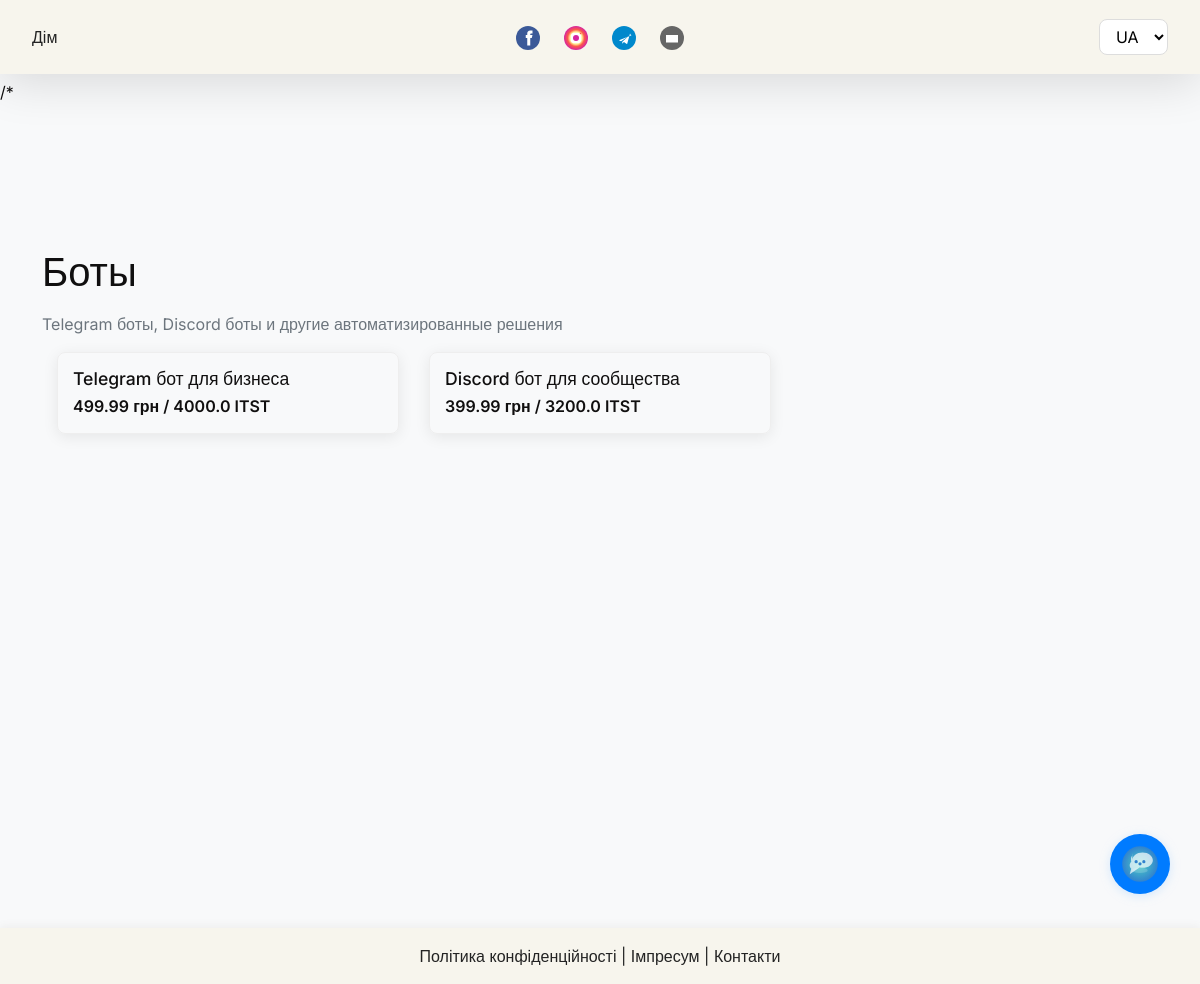
Page /shop/category/bots on the earlier database version.
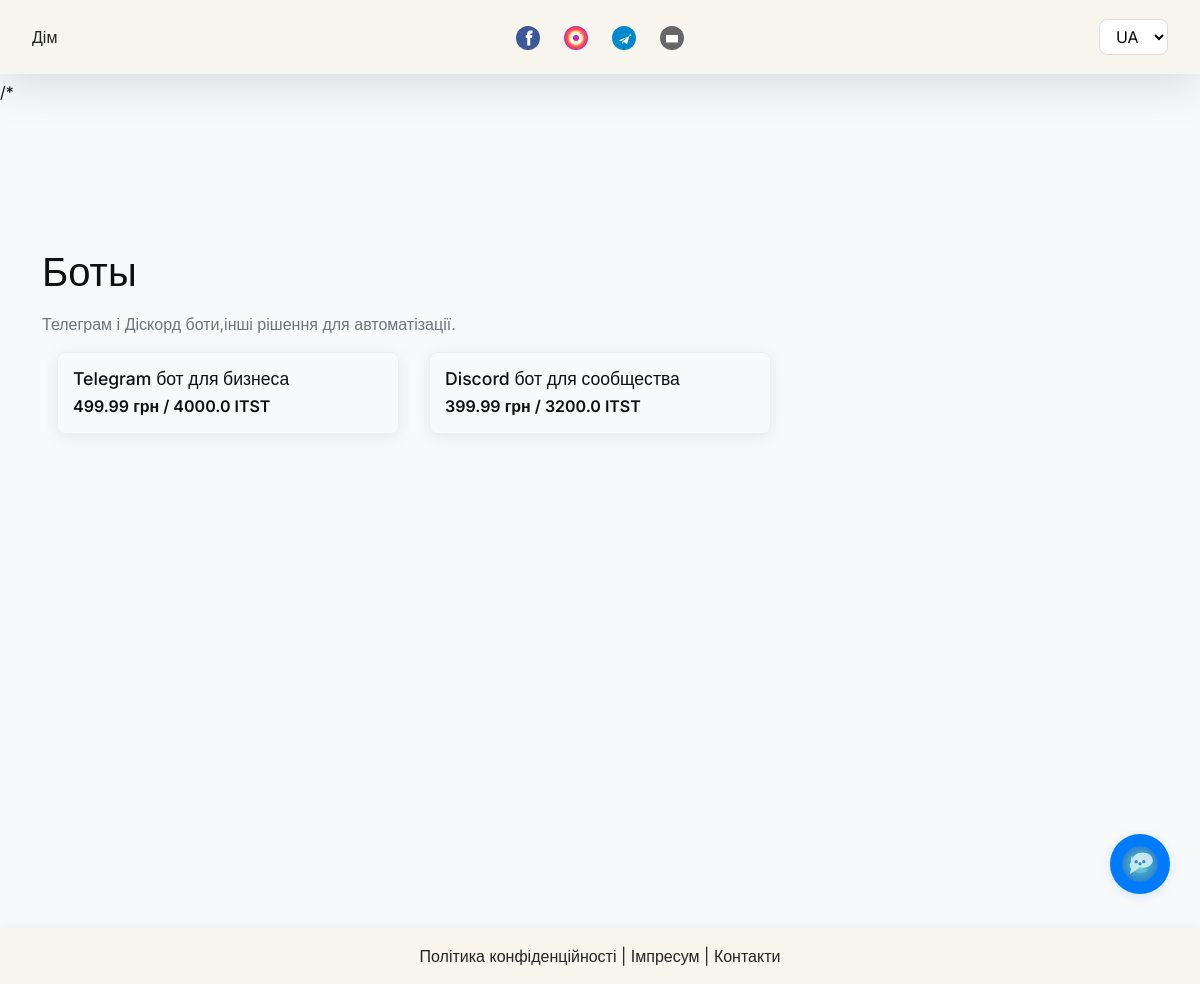
Same page on the later database version.
### app/models.py (models this page shows, shortened)
class Category(db.Model):
    id = db.Column(db.Integer, primary_key=True)
    name = db.Column(db.String(64))
    slug = db.Column(db.String(64), unique=True)
    description = db.Column(db.Text)
    image = db.Column(db.String(256))
    is_active = db.Column(db.Boolean, default=True)
    order = db.Column(db.Integer, default=1)
    name_ua = db.Column(db.String(64))
    name_en = db.Column(db.String(64))
    name_de = db.Column(db.String(64))
    name_ru = db.Column(db.String(64))
    description_ua = db.Column(db.Text)
    description_en = db.Column(db.Text)
    description_de = db.Column(db.Text)
    description_ru = db.Column(db.Text)
    products = db.relationship('Product', backref='category', lazy='dynamic')

### app/shop/routes.py (the view)
@shop.route('/shop/category/<slug>')
def category(slug):
    category = Category.query.filter_by(slug=slug, is_active=True).first_or_404()
    products = Product.query.filter_by(category_id=category.id, is_active=True).all()
    token = Token.query.first()
    return render_template('shop/category.html', category=category, products=products, token=token)

### app/main/routes.py (called while the page is built)
def get_category_name(category):
    lang = g.get('lang', session.get('lang', 'uk'))
    if lang == 'uk':
        return category.name_ua or category.name
    elif lang == 'en':
        return category.name_en or category.name
    elif lang == 'de':
        return category.name_de or category.name
    elif lang == 'ru':
        return category.name_ru or category.name
    return category.name

def get_product_name(product):
    lang = g.get('lang', session.get('lang', 'uk'))
    if lang == 'uk':
        return product.name_ua or product.name
    elif lang == 'en':
        return product.name_en or product.name
    elif lang == 'de':
        return product.name_de or product.name
    elif lang == 'ru':
        return product.name_ru or product.name
    return product.name

### app/templates/shop/category.html (shortened to what this page needs)
{% extends 'base.html' %}
{% block content %}
<div class="container shop-page">
  <h1 class="mt-4 mb-3">{{ get_category_name(category) }}</h1>
  {% if category.description %}
    <div class="mb-3 text-muted">{{ category.description }}</div>
  {% endif %}
  <div class="row">
    {% if products %}
      {% for product in products %}
        <div class="col-md-4 mb-4">
          <div class="product-card">
            <a href="{{ url_for('shop.product', slug=product.slug) }}">
              <h3>{{ get_product_name(product) }}</h3>
              <p class="product-price">{{ product.price }} грн{% if product.token_price %} / {{ product.token_price }} {{ token.symbol }}{% endif %}</p>
            </a>
          </div>
        </div>
      {% endfor %}
    {% else %}
      <div class="col-12">
        <div class="alert alert-info">{{ _('Немає товарів у цій категорії.') }}</div>
      </div>
    {% endif %}
  </div>
</div>
{% endblock %}

Differences in the rows shown:
changed Category "Боты": description "Telegram боты, Discord боты и другие автоматизированные решения" → "Телеграм і Діскорд боти,інші рішення для автоматізації."
